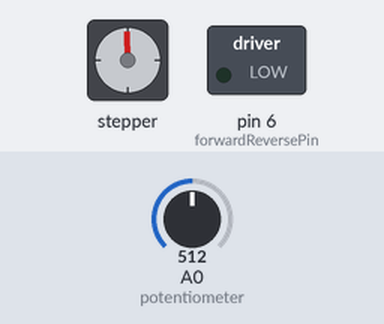
Bench run of a sketch on a simulated Arduino Uno, built with avr-gcc and run on an emulated ATmega328P. Parts: stepper motor, switched loads named in the sketch (green lamp = pin HIGH). Wiring (inferred from the names in the program): stepper motor driver (200 steps per turn assumed): step pin 3; direction pin 4. The test bench sets the inputs (shaded band); at power-on: A0 (potentiometer) = 512. Pins used as bus, display or sensor lines are not drawn.

Above: at 0.15 s.
At 1.2 s:
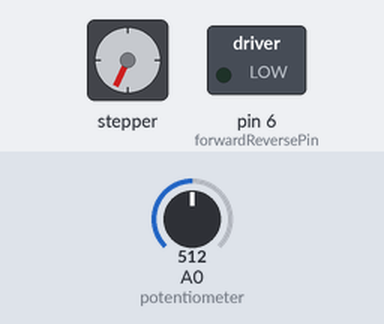
1.3 s: A0 (potentiometer) set to 716
At 1.67 s:
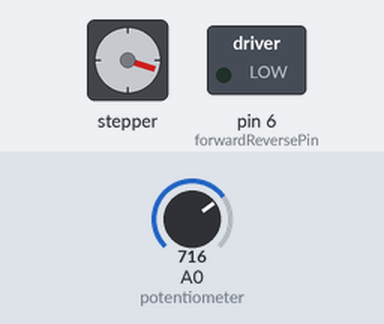
Timing chart, 0 to 13.3 s (numbered marks = the images above; inputs shaded):
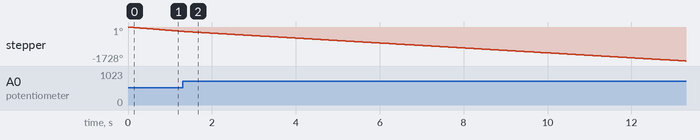

The sketch:

stepper.ino
```cpp
// Defines pins numbers
const int stepPin = 3;
const int dirPin = 4;

const int ms2Pin = 5;
const int forwardReversePin = 6;
int customDelay,customDelayMapped; // Defines variables

void setup() {
  // Sets the four pins as Outputs
  pinMode(stepPin,OUTPUT);
  pinMode(dirPin,OUTPUT);
  pinMode(ms2Pin,OUTPUT);
  pinMode(forwardReversePin,OUTPUT);

  digitalWrite(dirPin,HIGH); //Enables the motor to move in a particular direction

  digitalWrite(ms2Pin,HIGH); // set it to 1/4 speed
}
void loop() {
  digitalWrite(dirPin,digitalRead(forwardReversePin));
  customDelayMapped = speedUp(); // Gets custom delay values from the custom speedUp function
  // Makes pules with custom delay, depending on the Potentiometer, from which the speed of the motor depends
  digitalWrite(stepPin, HIGH);
  delayMicroseconds(customDelayMapped);
  digitalWrite(stepPin, LOW);
  delayMicroseconds(customDelayMapped);
}
// Function for reading the Potentiometer
int speedUp() {
  int customDelay = analogRead(A0); // Reads the potentiometer
  int newCustom = map(customDelay, 0, 1023, 300,10000); // Convrests the read values of the potentiometer from 0 to 1023 into desireded delay values (300 to 4000)
  return newCustom;
}
```
